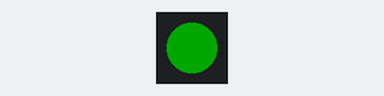
Simulated run of this program. Board: ESP32-S3. On the bench: 1 RGB LEDs in strip order, left to right. Dim RGB values are drawn brighter than linear; WiFi joins after 1.5 s; servers stay silent unless stated; what the program prints to the serial monitor is not drawn.

Above: at 2.7 s.
At 4.2 s:
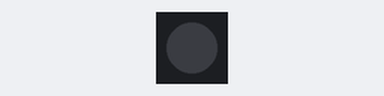
Timing chart, 0 to 5.5 s (numbered marks = the images above):
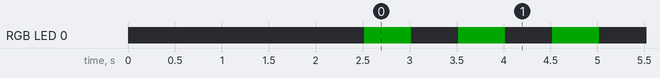

Measured:
- by itself, RGB LED 0: alternates RGB(0, 40, 0) for 0.50 s and off for 0.50 s

The program:

main.cpp
```cpp
#include <Arduino.h>
#include <WiFi.h>
#include <Adafruit_NeoPixel.h>
// =====================================================
// WIFI CONFIGURATION
// =====================================================

static const char* WIFI_SSID = "Fablab";
static const char* WIFI_PASSWORD = "0905606808";
// Static IP configuration
IPAddress local_IP(192, 168, 5, 227);
IPAddress gateway(192, 168, 5, 1);
IPAddress subnet(255, 255, 255, 0);
IPAddress primaryDNS(8, 8, 8, 8);
// TCP port used by PC
static constexpr uint16_t TCP_PORT = 5000;

// =====================================================
// STM32 UART CONFIGURATION
// =====================================================

// Example UART pins on ESP32-S3
// STM32 TX -> ESP32-S3 GPIO18 (RX)
// STM32 RX <- ESP32-S3 GPIO17 (TX)

static constexpr int STM32_RX_PIN = 18;
static constexpr int STM32_TX_PIN = 17;

static constexpr uint32_t STM32_BAUD = 250000;
// LED WS2812 tích hợp trên ESP32-S3
// GPIO48 thường được sử dụng trên ESP32-S3 DevKitC-1.
// Kiểm tra lại nếu board của bạn dùng chân khác.
#define WS_LED_PIN 48
#define WS_LED_COUNT 1

Adafruit_NeoPixel wsLed(
    WS_LED_COUNT,
    WS_LED_PIN,
    NEO_GRB + NEO_KHZ800
);

uint32_t lastLedUpdate = 0;
bool ledState = false;
// UART1
HardwareSerial STM32Serial(1);

// =====================================================
// TCP SERVER
// =====================================================

WiFiServer tcpServer(TCP_PORT);
WiFiClient tcpClient;

// =====================================================
// TRANSFER BUFFER
// =====================================================

static constexpr size_t BUFFER_SIZE = 512;

uint8_t uartBuffer[BUFFER_SIZE];
uint8_t tcpBuffer[BUFFER_SIZE];

// Statistics
uint32_t uartToTcpBytes = 0;
uint32_t tcpToUartBytes = 0;

uint32_t lastStatusTime = 0;

// =====================================================
// WIFI CONNECTION
// =====================================================
void updateStatusLED()
{
    uint32_t now = millis();

    // Nhấp nháy mỗi 500 ms
    if (now - lastLedUpdate < 500)
    {
        return;
    }

    lastLedUpdate = now;
    ledState = !ledState;

    if (!ledState)
    {
        wsLed.setPixelColor(0, wsLed.Color(0, 0, 0));
    }
    else if (WiFi.status() == WL_CONNECTED)
    {
        // Xanh lá: đã kết nối Wi-Fi
        wsLed.setPixelColor(0, wsLed.Color(0, 255, 0));
    }
    else
    {
        // Đỏ: chưa kết nối Wi-Fi
        wsLed.setPixelColor(0, wsLed.Color(255, 0, 0));
    }

    wsLed.show();
}
void connectWiFi()
{
    WiFi.mode(WIFI_STA);
    WiFi.setAutoReconnect(true);

    Serial.printf(
        "\nConnecting to Wi-Fi: %s\n",
        WIFI_SSID
    );

    // Configure static IP BEFORE WiFi.begin()
    if (!WiFi.config(
            local_IP,
            gateway,
            subnet,
            primaryDNS))
    {
        Serial.println("Static IP configuration failed!");
    }

    WiFi.begin(WIFI_SSID, WIFI_PASSWORD);

    while (WiFi.status() != WL_CONNECTED)
    {
        delay(500);
        Serial.print(".");
    }

    Serial.println();
    Serial.println("Wi-Fi connected!");

    Serial.print("ESP32-S3 IP: ");
    Serial.println(WiFi.localIP());

    Serial.printf(
        "TCP port: %u\n",
        TCP_PORT
    );
}

// =====================================================
// START TCP SERVER
// =====================================================

void startTCPServer()
{
    tcpServer.begin();

    Serial.println("TCP server started");
    Serial.printf(
        "Waiting for PC on port %u\n",
        TCP_PORT
    );
}

// =====================================================
// ACCEPT TCP CLIENT
// =====================================================

void acceptTCPClient()
{
    if (tcpClient && tcpClient.connected())
    {
        return;
    }

    if (tcpClient)
    {
        tcpClient.stop();
    }

    WiFiClient newClient = tcpServer.accept();

    if (newClient)
    {
        tcpClient = newClient;

        tcpClient.setNoDelay(true);

        Serial.println();
        Serial.println("PC connected!");

        Serial.print("PC IP: ");
        Serial.println(tcpClient.remoteIP());

        Serial.println(
            "Bidirectional UART <-> TCP bridge active"
        );
    }
}

// =====================================================
// STM32 UART -> PC TCP
// =====================================================

void forwardUARTToTCP()
{
    int availableBytes = STM32Serial.available();

    if (availableBytes <= 0)
    {
        return;
    }

    // Do not accumulate stale telemetry while disconnected.
    if (!tcpClient || !tcpClient.connected())
    {
        while (STM32Serial.available() > 0)
        {
            STM32Serial.read();
        }

        return;
    }

    size_t bytesToRead = min(
        (size_t)availableBytes,
        BUFFER_SIZE
    );

    size_t bytesRead = STM32Serial.readBytes(
        uartBuffer,
        bytesToRead
    );

    if (bytesRead == 0)
    {
        return;
    }

    size_t bytesWritten = tcpClient.write(
        uartBuffer,
        bytesRead
    );

    uartToTcpBytes += bytesWritten;

    // A failed or closed TCP connection will be
    // detected in the next loop iteration.
}

// =====================================================
// PC TCP -> STM32 UART
// =====================================================

void forwardTCPToUART()
{
    if (!tcpClient || !tcpClient.connected())
    {
        return;
    }

    int availableBytes = tcpClient.available();

    if (availableBytes <= 0)
    {
        return;
    }

    size_t bytesToRead = min(
        (size_t)availableBytes,
        BUFFER_SIZE
    );

    int bytesRead = tcpClient.read(
        tcpBuffer,
        bytesToRead
    );

    if (bytesRead <= 0)
    {
        return;
    }

    size_t bytesWritten = STM32Serial.write(
        tcpBuffer,
        (size_t)bytesRead
    );

    tcpToUartBytes += bytesWritten;
}

// =====================================================
// WIFI MONITOR
// =====================================================

void monitorWiFi()
{
    if (WiFi.status() == WL_CONNECTED)
    {
        return;
    }

    Serial.println("Wi-Fi disconnected!");

    if (tcpClient)
    {
        tcpClient.stop();
    }

    WiFi.disconnect();

    connectWiFi();

    // Restart listener after reconnecting.
    tcpServer.end();
    startTCPServer();
}

// =====================================================
// SETUP
// =====================================================

void setup()
{
    Serial.begin(115200);
    wsLed.begin();
    wsLed.setBrightness(40);
    wsLed.clear();
    wsLed.show();
    delay(1000);

    Serial.println();
    Serial.println("================================");
    Serial.println("ESP32-S3 STM32 TCP BRIDGE");
    Serial.println("================================");

    // UART connection to STM32F411
    STM32Serial.begin(
        STM32_BAUD,
        SERIAL_8N1,
        STM32_RX_PIN,
        STM32_TX_PIN
    );

    // Prevent readBytes from blocking for long periods.
    STM32Serial.setTimeout(2);

    Serial.println("STM32 UART initialized");
    Serial.printf(
        "UART baud rate: %lu\n",
        (unsigned long)STM32_BAUD
    );

    // Connect to Wi-Fi
    connectWiFi();

    // Start TCP server
    startTCPServer();

    Serial.println();
    Serial.println("Bridge ready.");
}

// =====================================================
// MAIN LOOP
// =====================================================

void loop()
{
    // 1. Recover Wi-Fi if disconnected
    monitorWiFi();

    // 2. Accept PC TCP connection
    acceptTCPClient();

    // 3. Forward commands: PC -> STM32
    forwardTCPToUART();

    // 4. Forward telemetry: STM32 -> PC
    forwardUARTToTCP();

    // 5. Print status every 5 seconds
    uint32_t now = millis();

    if (now - lastStatusTime >= 5000)
    {
        lastStatusTime = now;

        Serial.printf(
            "WiFi=%s, TCP=%s, UART->TCP=%lu, TCP->UART=%lu\n",
            WiFi.status() == WL_CONNECTED
                ? "connected"
                : "disconnected",
            tcpClient && tcpClient.connected()
                ? "connected"
                : "waiting",
            (unsigned long)uartToTcpBytes,
            (unsigned long)tcpToUartBytes
        );
    }
    // Cập nhật trạng thái LED
    updateStatusLED();
    delay(1);
}
```
